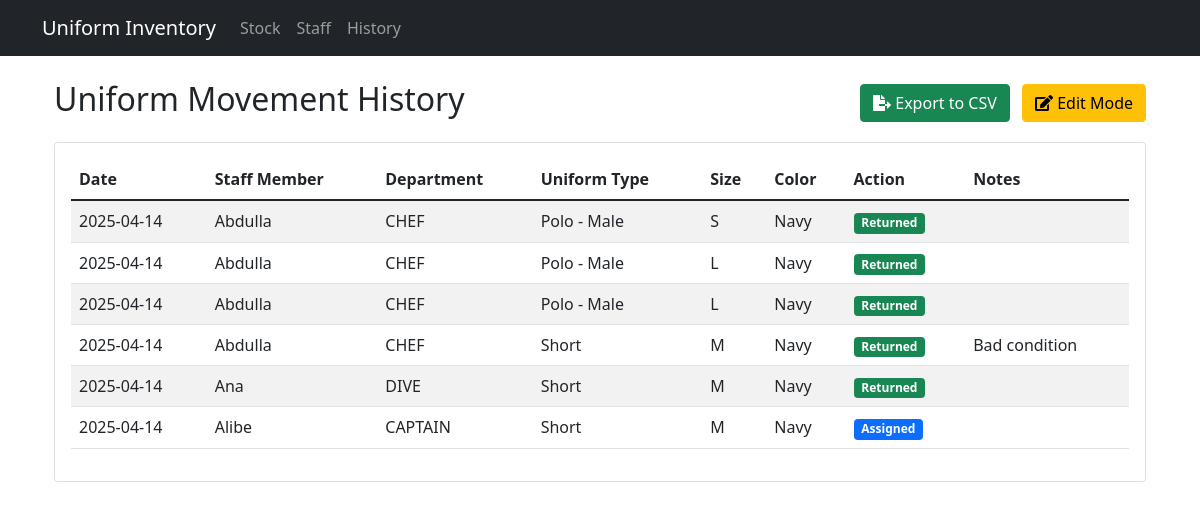
The app's page /history with its own data.
### tables this page shows
CREATE TABLE staff_assignments (
        id INTEGER PRIMARY KEY AUTOINCREMENT,
        staff_id INTEGER,
        uniform_id INTEGER,
        assigned_date TIMESTAMP DEFAULT CURRENT_TIMESTAMP,
        returned_date TIMESTAMP,
        status TEXT DEFAULT 'assigned',
        notes TEXT,
        FOREIGN KEY (staff_id) REFERENCES staff (id),
        FOREIGN KEY (uniform_id) REFERENCES uniforms (id)
    );

CREATE TABLE staff (
        id INTEGER PRIMARY KEY AUTOINCREMENT,
        name TEXT NOT NULL,
        department TEXT NOT NULL
    );

CREATE TABLE uniforms (
        id INTEGER PRIMARY KEY AUTOINCREMENT,
        type TEXT NOT NULL,
        size TEXT NOT NULL,
        color TEXT NOT NULL,
        current_stock INTEGER DEFAULT 0
    );

### app.py (the view)
@app.route('/history')
def history():
    movements = staff_mgmt.get_uniform_movement_history()
    return render_template('history.html', movements=movements)

### templates/history.html (shortened to what this page needs)
{% extends "base.html" %}
{% block content %}
<div class="container mt-4">
    <div class="d-flex justify-content-between align-items-center mb-3">
        <h2>Uniform Movement History</h2>
        <div>
            <a href="{{ url_for('export_history') }}" class="btn btn-success">
                <i class="fas fa-file-export"></i> Export to CSV
            </a>
            <button id="toggleEdit" class="btn btn-warning ms-2">
                <i class="fas fa-edit"></i> Edit Mode
            </button>
        </div>
    </div>
    <div class="card mt-3">
        <div class="card-body">
            <form id="deleteForm" action="{{ url_for('delete_history_entries') }}" method="POST">
                <div class="table-responsive">
                    <table class="table table-striped" id="historyTable">
                        <thead>
                            <tr>
                                <th>Date</th>
                                <th>Staff Member</th>
                                <th>Department</th>
                                <th>Uniform Type</th>
                                <th>Size</th>
                                <th>Color</th>
                                <th>Action</th>
                                <th>Notes</th>
                            </tr>
                        </thead>
                        <tbody>
                            {% for movement in movements %}
                            <tr>
                                <td>{{ movement[0] }}</td>
                                <td>{{ movement[1] }}</td>
                                <td>{{ movement[2] }}</td>
                                <td>{{ movement[3] }}</td>
                                <td>{{ movement[4] }}</td>
                                <td>{{ movement[5] }}</td>
                                <td>
                                    <span class="badge {% if movement[6] == 'Returned' %}bg-success{% elif movement[6] == 'Assigned' %}bg-primary{% else %}bg-warning{% endif %}">
                                        {{ movement[6] }}
                                    </span>
                                </td>
                                <td>{{ movement[7] or '' }}</td>
                            </tr>
                            {% endfor %}
                        </tbody>
                    </table>
                </div>
            </form>
        </div>
    </div>
</div>
<link rel="stylesheet" href="https://cdnjs.cloudflare.com/ajax/libs/font-awesome/5.15.4/css/all.min.css">
{% endblock %}

### records on screen
staff_assignments: returned_date "2025-04-14", name "Abdulla", department "CHEF", type "Polo - Male", size "S", color "Navy", status "Returned"
staff_assignments: movement "2025-04-14", name "Abdulla", department "CHEF", type "Polo - Male", size "L", color "Navy", status "Returned"
staff_assignments: movement "2025-04-14", name "Abdulla", department "CHEF", type "Polo - Male", size "L", color "Navy", status "Returned"
staff_assignments: movement "2025-04-14", name "Abdulla", department "CHEF", type "Short", size "M", color "Navy", status "Returned", notes "Bad condition"
staff_assignments: movement "2025-04-14", name "Ana", department "DIVE", type "Short", size "M", color "Navy", status "Returned"
staff_assignments: assigned_date "2025-04-14", name "Alibe", department "CAPTAIN", type "Short", size "M", color "Navy", status "Assigned"
